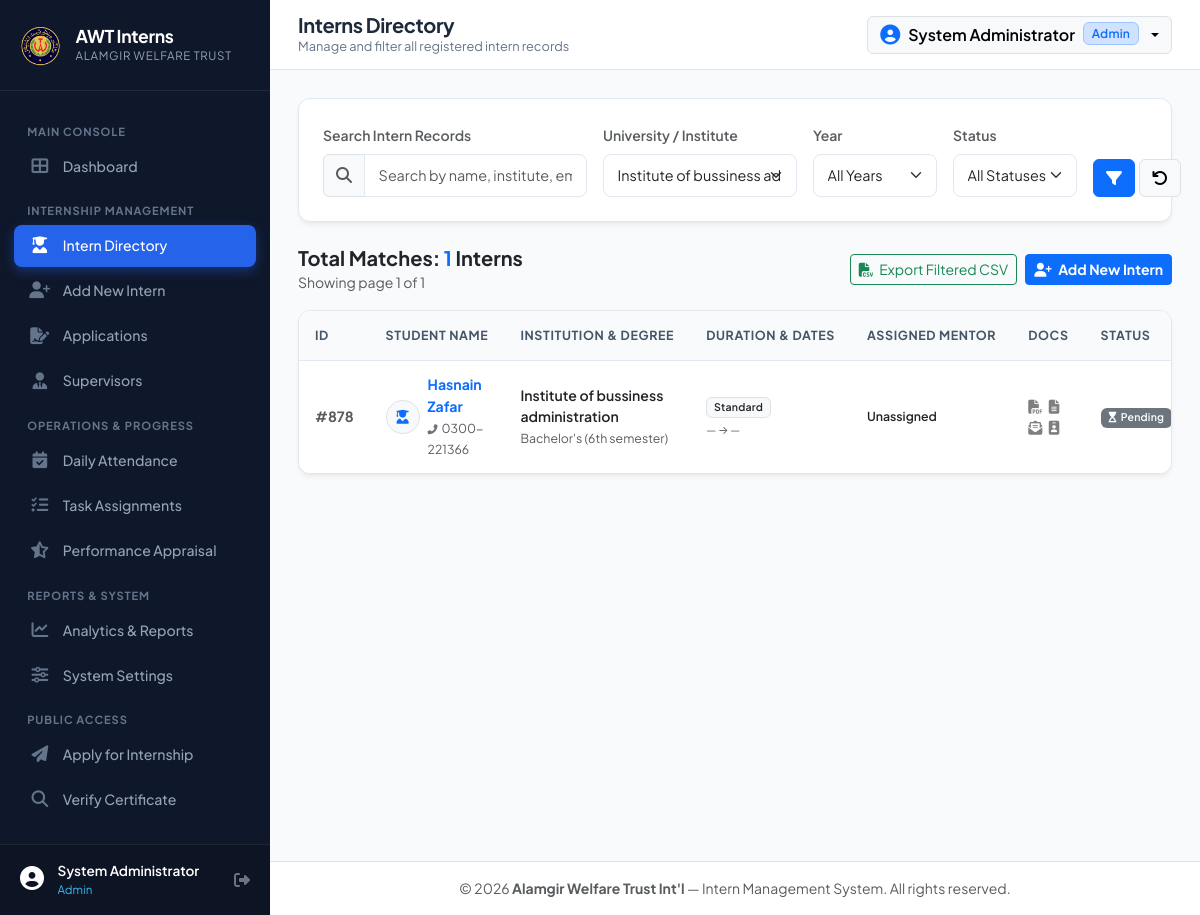
/admin/interns.php?institute=Institute of bussiness administration (signed in), run on the app's committed database.
### tables this page shows
CREATE TABLE `interns` (
    `id` INT AUTO_INCREMENT PRIMARY KEY,
    `user_id` INT NULL,
    `sname` VARCHAR(200) NOT NULL,
    `Father_name` VARCHAR(200) NULL,
    `Cellnumber` VARCHAR(100) NULL,
    `Email` VARCHAR(150) NULL,
    `Address` TEXT NULL,
    `sInstitute` VARCHAR(200) NULL,
    `Degree` VARCHAR(150) NULL,
    `sterm` VARCHAR(100) NULL,
    `Location` VARCHAR(150) NULL,
    `ERPNO` VARCHAR(100) NULL,
    
     
    `iyear` VARCHAR(20) NULL,
    `Summer` TINYINT(1) NOT NULL DEFAULT 0,
    `Hours` VARCHAR(100) NULL,
    `dateassignfrom` DATETIME NULL,
    `dateassignto` DATETIME NULL,
    `dateprefferedfrom` DATETIME NULL,
    `dateprefferedto` DATETIME NULL,
    `DateofInternship` DATETIME NULL,
    `Dateofentry` DATETIME NULL,
    `Date_of_Submission` DATETIME NULL,
    
     
    `GroupName` INT NULL,
    `GroupTime` VARCHAR(100) NULL,
    `GroupN` VARCHAR(100) NULL,
    
     
    `confirmed` TINYINT(1) NOT NULL DEFAULT 0,
    `Waiting` TINYINT(1) NOT NULL DEFAULT 0,
    `status` ENUM('pending', 'confirmed', 'waiting', 'active', 'completed', 'terminated') NOT NULL DEFAULT 'pending',
    
     
    `Organizationname` VARCHAR(200) DEFAULT 'Alamgir Welfare Trust Int''l',
    `Department` VARCHAR(150) NULL,
    `Supervisor` VARCHAR(150) NULL,
    `supervisor_id` INT NULL,
    `Mentor` VARCHAR(150) NULL,
    `Designationanddepartment` VARCHAR(200) NULL,
    `HRperson` VARCHAR(150) DEFAULT 'Nisar Ahmed',
    `HRdesignation` VARCHAR(150) DEFAULT 'Coordinator',
    
     
    `Request_Form` TINYINT(1) NOT NULL DEFAULT 0,
    `Photograph` TINYINT(1) NOT NULL DEFAULT 0,
    `CV` TINYINT(1) NOT NULL DEFAULT 0,
    `Recommendation_Letter` TINYINT(1) NOT NULL DEFAULT 0,
    `CNIC_copy` TINYINT(1) NOT NULL DEFAULT 0,
    `Student_ID` TINYINT(1) NOT NULL DEFAULT 0,
    `photo` VARCHAR(255) NULL,
    
     
    `punctuality` INT DEFAULT 0,
    `regularity` INT DEFAULT 0,
    `productivity` INT DEFAULT 0,
    `relationship_with_others` INT DEFAULT 0,
    `Initiative` INT DEFAULT 0,
    `Maturity` INT DEFAULT 0,
    `Confidence` INT DEFAULT 0,
    `Analytical_ability` INT DEFAULT 0,
    `abilityhardword` INT DEFAULT 0,
    `knowledge` INT DEFAULT 0,
    `total_score` INT GENERATED ALWAYS AS (
        `punctuality` + `regularity` + `productivity` + `relationship_with_others` +
        `Initiative` + `Maturity` + `Confidence` + `Analytical_ability` +
        `abilityhardword` + `knowledge`
    ) STORED,
    
     
    `Assignedwork` TEXT NULL,
    `comments` TEXT NULL,
    `Assignment1` TINYINT(1) NOT NULL DEFAULT 0,
    `Assignment2` TINYINT(1) NOT NULL DEFAULT 0,
    `Assignment3` TINYINT(1) NOT NULL DEFAULT 0,
    `Assignment4` TINYINT(1) NOT NULL DEFAULT 0,
    `Assignment5` TINYINT(1) NOT NULL DEFAULT 0,
    `Assignments` TEXT NULL,
    `Remarks` TEXT NULL,
    `Certificate_Period_Detail` VARCHAR(255) NULL,
    
     
    `created_at` TIMESTAMP DEFAULT CURRENT_TIMESTAMP,
    `updated_at` TIMESTAMP DEFAULT CURRENT_TIMESTAMP ON UPDATE CURRENT_TIMESTAMP,
    
    INDEX `idx_intern_institute` (`sInstitute`),
    INDEX `idx_intern_year` (`iyear`),
    INDEX `idx_intern_status` (`status`),
    INDEX `idx_intern_confirmed` (`confirmed`),
    INDEX `idx_intern_waiting` (`Waiting`),
    INDEX `idx_intern_dept` (`Department`),
    CONSTRAINT `fk_intern_user` FOREIGN KEY (`user_id`) REFERENCES `users` (`id`) ON DELETE SET NULL,
    CONSTRAINT `fk_intern_supervisor` FOREIGN KEY (`supervisor_id`) REFERENCES `supervisors` (`id`) ON DELETE SET NULL
);

### admin/interns.php (the view, shortened to what the rows shown need)
<?php
require_once __DIR__ . '/../config/database.php';
require_once __DIR__ . '/../config/helpers.php';
$instituteFilter = sanitize($_GET['institute'] ?? '');
$page = max(1, (int)($_GET['page'] ?? 1));
$perPage = 20;
$offset = ($page - 1) * $perPage;
$where = ["1=1"];
$params = [];
if (!empty($instituteFilter)) {
    $where[] = "sInstitute = ?";
    $params[] = $instituteFilter;
}
$whereSql = implode(' AND ', $where);
$sql = "
    SELECT id, sname, Father_name, sInstitute, Degree, sterm, Hours,
           dateassignfrom, dateassignto, Mentor, punctuality, confirmed, Waiting, status,
           Request_Form, Photograph, CV, Recommendation_Letter, CNIC_copy, Student_ID, Email, Cellnumber
    FROM interns
    WHERE {$whereSql}
    ORDER BY id DESC
    LIMIT {$perPage} OFFSET {$offset}
";
$interns = db_fetch_all($sql, $params);
require_once __DIR__ . '/../includes/header.php';
?>
<div class="awt-table-container">
    <div class="table-responsive">
        <table class="table awt-table">
            <thead>
                <tr>
                    <th>ID</th>
                    <th>Student Name</th>
                    <th>Institution & Degree</th>
                    <th>Duration & Dates</th>
                    <th>Assigned Mentor</th>
                    <th>Docs</th>
                    <th>Status</th>
                </tr>
            </thead>
            <tbody>
                <?php if (empty($interns)): ?>
                    <tr>
                        <td colspan="8" class="text-center py-5 text-muted">
                            <i class="fas fa-search display-6 text-secondary mb-3 d-block"></i>
                            No intern records match your search criteria.
                        </td>
                    </tr>
                <?php else: ?>
                    <?php foreach ($interns as $intern): ?>
                        <tr>
                            <td class="fw-bold text-muted">#<?= $intern['id']; ?></td>
                            <td>
                                <div class="d-flex align-items-center gap-2">
                                    <?php
                                    $rowPhoto = intern_photo_url($intern['photo'] ?? null);
                                    if ($rowPhoto): ?>
                                        <img src="../<?= e($rowPhoto); ?>" alt="<?= e($intern['sname']); ?>"
                                             class="rounded-circle border shadow-sm" style="width:34px;height:34px;object-fit:cover;flex-shrink:0;">
                                    <?php else: ?>
                                        <div class="rounded-circle bg-light border text-primary d-flex align-items-center justify-content-center"
                                             style="width:34px;height:34px;font-size:14px;flex-shrink:0;">
                                            <i class="fas fa-user-graduate"></i>
                                        </div>
                                    <?php endif; ?>
                                    <div>
                                        <a href="intern_view.php?id=<?= $intern['id']; ?>" class="fw-bold text-primary text-decoration-none d-block">
                                            <?= e($intern['sname']); ?>
                                        </a>
                                        <?php if (!empty($intern['Cellnumber'])): ?>
                                            <small class="text-muted"><i class="fas fa-phone-alt me-1 text-secondary" style="font-size:10px;"></i><?= e($intern['Cellnumber']); ?></small>
                                        <?php endif; ?>
                                    </div>
                                </div>
                            </td>
                            <td>
                                <div class="fw-semibold text-dark"><?= e($intern['sInstitute'] ?: '—'); ?></div>
                                <small class="text-muted"><?= e($intern['Degree'] ?: '—'); ?> <?= !empty($intern['sterm']) ? '(' . e($intern['sterm']) . ')' : ''; ?></small>
                            </td>
                            <td>
                                <span class="badge bg-light text-dark border mb-1"><?= e($intern['Hours'] ?: 'Standard'); ?></span>
                                <div class="small text-muted" style="font-size:11px;">
                                    <?= format_date($intern['dateassignfrom']); ?> &rarr; <?= format_date($intern['dateassignto']); ?>
                                </div>
                            </td>
                            <td>
                                <div class="small fw-semibold text-dark"><?= e($intern['Mentor'] ?: 'Unassigned'); ?></div>
                            </td>
                            <td>
                                <span title="CV" class="<?= $intern['CV'] ? 'text-success' : 'text-black-50'; ?>"><i class="fas fa-file-pdf me-1"></i></span>
                                <span title="Request Form" class="<?= $intern['Request_Form'] ? 'text-success' : 'text-black-50'; ?>"><i class="fas fa-file-alt me-1"></i></span>
                                <span title="Recommendation Letter" class="<?= $intern['Recommendation_Letter'] ? 'text-success' : 'text-black-50'; ?>"><i class="fas fa-envelope-open-text me-1"></i></span>
                                <span title="CNIC Copy" class="<?= $intern['CNIC_copy'] ? 'text-success' : 'text-black-50'; ?>"><i class="fas fa-id-badge"></i></span>
                            </td>
                            <td><?= status_badge($intern['status']); ?></td>
                        </tr>
                    <?php endforeach; ?>
                <?php endif; ?>
            </tbody>
        </table>
    </div>
</div>
<?php require_once __DIR__ . '/../includes/footer.php'; ?>

### config/helpers.php (shortened to what the rows shown need)
<?php
function e(?string $string): string {
    return htmlspecialchars($string ?? '', ENT_QUOTES | ENT_SUBSTITUTE, 'UTF-8');
}
function format_date(?string $date, string $format = 'M d, Y'): string {
    if (empty($date) || $date === '0000-00-00' || $date === '0000-00-00 00:00:00') {
        return '—';
    }
}
function status_badge(string $status): string {
    $clean = strtolower(trim($status));
    $map = [
        'confirmed'  => ['bg' => 'success',   'icon' => 'fa-check',         'text' => 'Confirmed'],
        'completed'  => ['bg' => 'primary',   'icon' => 'fa-graduation-cap','text' => 'Completed'],
        'active'     => ['bg' => 'info',      'icon' => 'fa-user-check',    'text' => 'Active'],
        'waiting'    => ['bg' => 'warning',   'icon' => 'fa-clock',         'text' => 'Waiting List'],
        'pending'    => ['bg' => 'secondary', 'icon' => 'fa-hourglass-start','text' => 'Pending'],
        'terminated' => ['bg' => 'danger',    'icon' => 'fa-ban',           'text' => 'Terminated'],
        'present'    => ['bg' => 'success',   'icon' => 'fa-check',         'text' => 'Present'],
        'absent'     => ['bg' => 'danger',    'icon' => 'fa-times',         'text' => 'Absent'],
        'leave'      => ['bg' => 'warning',   'icon' => 'fa-umbrella-beach','text' => 'Leave'],
        'late'       => ['bg' => 'secondary', 'icon' => 'fa-clock',         'text' => 'Late'],
    ];
    $cfg = $map[$clean] ?? ['bg' => 'secondary', 'icon' => 'fa-circle', 'text' => ucfirst($clean)];
    return "<span class='badge bg-{$cfg['bg']} px-2 py-1'><i class='fas {$cfg['icon']} me-1'></i>{$cfg['text']}</span>";
}
function intern_photo_url(?string $photoPath): ?string {
    return null;
}
    ?>

### data on the page
interns: id "878", sname "Hasnain Zafar", Cellnumber "0300-221366", sInstitute "Institute of bussiness administration", Degree "Bachelor's", sterm "6th semester", Hours "Standard", dateassignfrom "—", dateassignto "—", Mentor "Unassigned", status "Pending"

### other printed values
$currentUser['name'] "System Administrator"
$currentUser['role'] "Admin"
$pageTitle "Interns Directory"
$pageSubtitle "Manage and filter all registered intern records"
$totalRecords "1"
$page "1"
max(1, $totalPages) "1"
form field institute "Institute of bussiness administration"
